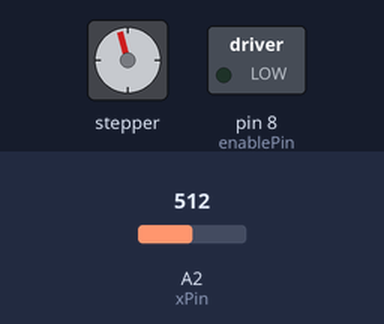
Bench run of a sketch on a simulated Arduino Uno, built with avr-gcc and run on an emulated ATmega328P. On the bench: stepper motor, switched loads named in the sketch (green lamp = pin HIGH). The inputs (shaded band) are chosen by the test bench; at power-on: A2 (xPin) = 512. Stepper angles assume 200 steps per turn.

Above: at 1.2 s.
1.3 s: A2 (xPin) set to 540
At 2.3 s:
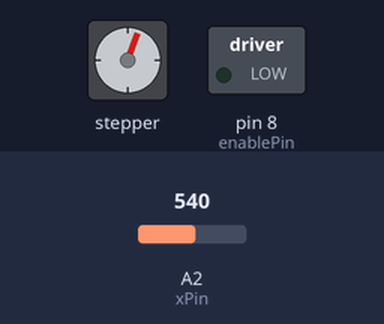
4.3 s: A2 (xPin) set to 716
At 4.71 s:
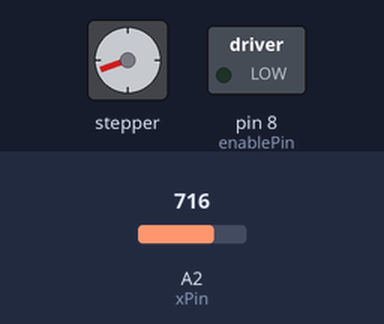
7.3 s: A2 (xPin) set to 1010
At 8.01 s:
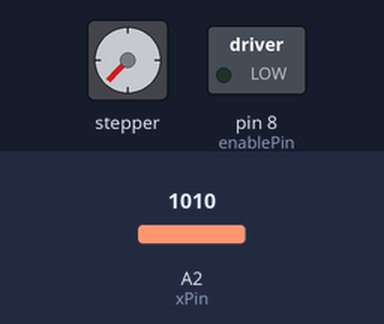
Timing chart, 0 to 19.3 s (numbered marks = the images above; inputs shaded):
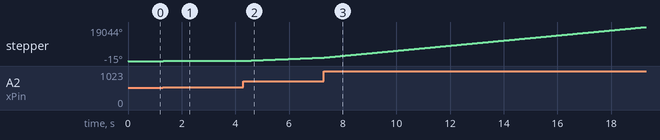

Measured:
- after the input at 1.3 s, stepper: keeps turning clockwise at about 36°/s, starting at once
- by itself, stepper: turns 15° counter-clockwise

The sketch:

LinearTrack.ino
```cpp
#include <AccelStepper.h>
#include <MultiStepper.h>

int xPin = A2; // "Resume" pin on CNC shield
int xVal;


const int dirPin = 5;
const int stepPin = 2;
const int enablePin = 8;

unsigned long currentMillis;
long previousMillis = 0;    // Set up timer
long smoothInterval = 5;        // Time constant for timer

// Define motor interface type (type 1 means an external stepper driver with Step and Direction pins)
#define motorInterfaceType 1

// Creates an instance
AccelStepper myStepper(motorInterfaceType, stepPin, dirPin);


void setup() {

  Serial.begin(9600);
  pinMode(xPin, INPUT);

  pinMode(enablePin, OUTPUT);
  digitalWrite(enablePin, LOW);

  // set the maximum speed, acceleration factor,
  // initial speed and the target position
  myStepper.setMaxSpeed(1000);
 // myStepper.setAcceleration(100);

}

void loop() {

  static unsigned long timer = 0;
  unsigned long interval = 10;
   if (millis() - timer >= interval){
      timer = millis();
      xVal = analogRead(xPin);
      //Serial.println(xVal); // DEBUG

   }


  if (xVal >= 530){
   // myStepper.setSpeed(100);

    myStepper.setSpeed(2*(xVal-530));
    myStepper.run();

  }

  if (xVal <= 490){
  //  myStepper.setSpeed(-100);

    myStepper.setSpeed(2*(-1*(490-xVal)));
    myStepper.run();

  }

}
```
